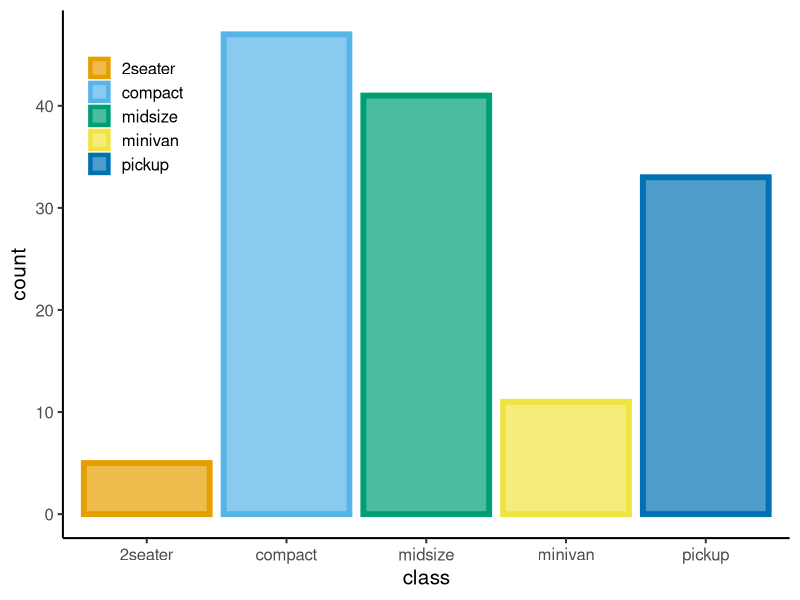

The R source for this figure:
## ---- chunk 1
library(ggplot2)
library(dplyr)
# Setting the default palette for fills and colors to the one proposed by Okabe and Ito for discrete scales
# (continuous scales can also be specified)
options(
  ggplot2.discrete.fill =  c(
    "#E69F00",
    "#56B4E9",
    "#009E73",
    "#F0E442",
    "#0072B2",
    "#D55E00",
    "#CC79A7",
    "#999999"
  ),
  ggplot2.discrete.colour =  c(
    "#E69F00",
    "#56B4E9",
    "#009E73",
    "#F0E442",
    "#0072B2",
    "#D55E00",
    "#CC79A7",
    "#999999"
  )
)

# Setting the classic theme as default with a given base size.
# The legend title will be removed by default and the legend
# will be inserted inside the plot in the top left corner
theme_set(
  theme_classic(base_size = 15) +
    theme(legend.title = element_blank(),
          legend.position = "inside",
          legend.position.inside = c(.1,.8))
)

mpg |>
  filter(!(class %in% c("subcompact", "suv"))) |>
  ggplot(aes(class, fill = class, color = class)) +
  geom_bar(alpha = .7, linewidth = 2)
